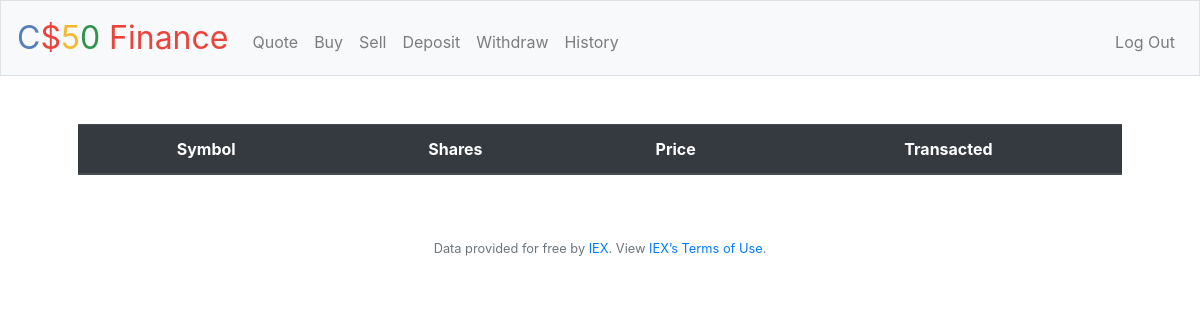
The page /history (signed in) on the database as committed earlier.
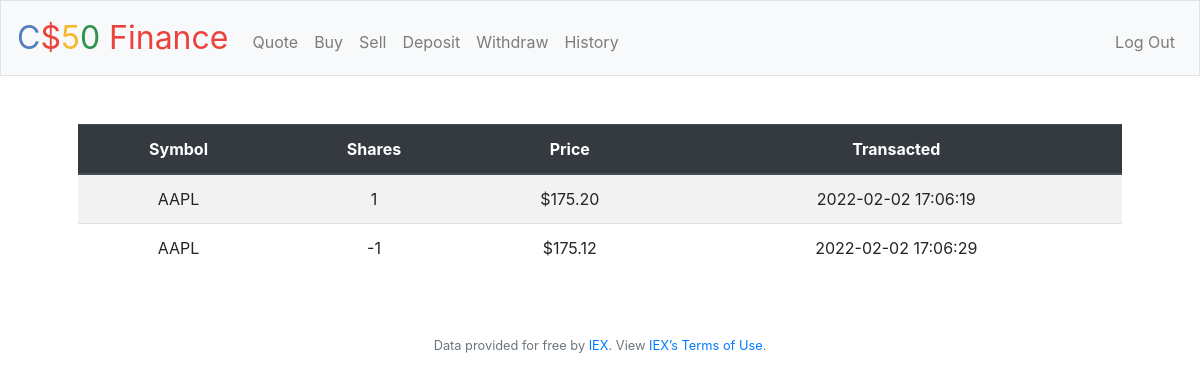
The same page on the database as committed later.
### tables this page shows
CREATE TABLE history (id INTEGER NOT NULL, stock TEXT NOT NULL, shares INTEGER NOT NULL, price REAL NOT NULL, date NUMERIC NOT NULL, FOREIGN KEY (id) REFERENCES users (id));

### app.py (the view)
@app.route("/history")
@login_required
def history():
    data = db.execute('SELECT * FROM history WHERE id = ?', session['user_id'])
    return render_template('history.html', data=data)

### app.py (called while the page is built)
@app.after_request
def after_request(response):
    response.headers["Cache-Control"] = "no-cache, no-store, must-revalidate"
    response.headers["Expires"] = 0
    response.headers["Pragma"] = "no-cache"
    return response

### helpers.py (called while the page is built)
def login_required(f):
    @wraps(f)
    def decorated_function(*args, **kwargs):
        if session.get("user_id") is None:
            return redirect("/login")
        return f(*args, **kwargs)
    return decorated_function

def usd(value):
    if (type(value) == float
            or type(value) == int):
        return f"${value:,.2f}"
    return value

### templates/history.html (shortened to what this page needs)
{% extends "layout.html" %}
{% block main %}
    <section class="secton">
        <table class="table table-striped table-hover">
            <thead class="thead-dark">
                <tr>
                    <th scope="col">Symbol</th>
                    <th scope="col">Shares</th>
                    <th scope="col">Price</th>
                    <th scope="col">Transacted</th>
                </tr>
            </thead>
            <tbody>
                {% for stuff in data %}
                <tr scope="row">
                    <td>{{ stuff.stock }}</td>
                    <td>{{ stuff.shares }}</td>
                    <td>{{ stuff.price | usd }}</td>
                    <td>{{ stuff.date }}</td>
                </tr>
                {% endfor %}
            </tbody>
        </table>
    </section>
{% endblock %}

Rows that differ between the two databases and show on the page:
added history: stock "AAPL", shares "1", price "$175.20", date "2022-02-02 17:06:19"
added history: stock "AAPL", shares "-1", price "$175.12", date "2022-02-02 17:06:29"
